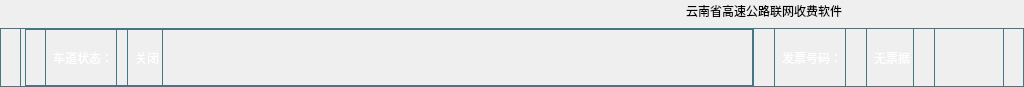
<?xml version="1.0" encoding="UTF-8"?>
<ui version="4.0">
 <class>FormMTCTitle</class>
 <widget class="QWidget" name="FormMTCTitle">
  <property name="geometry">
   <rect>
    <x>0</x>
    <y>0</y>
    <width>1024</width>
    <height>87</height>
   </rect>
  </property>
  <property name="windowTitle">
   <string>Form</string>
  </property>
  <property name="styleSheet">
   <string notr="true"/>
  </property>
  <layout class="QVBoxLayout" name="verticalLayout">
   <property name="spacing">
    <number>6</number>
   </property>
   <property name="margin">
    <number>0</number>
   </property>
   <item>
    <widget class="QWidget" name="FormTitleSta" native="true">
     <layout class="QHBoxLayout" name="horizontalLayout_4">
      <property name="margin">
       <number>2</number>
      </property>
      <item>
       <widget class="QLabel" name="lbTollStationName">
        <property name="text">
         <string/>
        </property>
        <property name="openExternalLinks">
         <bool>false</bool>
        </property>
       </widget>
      </item>
      <item>
       <widget class="QLabel" name="lbLaneNumber">
        <property name="font">
         <font>
          <family>Times New Roman</family>
          <pointsize>12</pointsize>
          <weight>50</weight>
          <italic>false</italic>
          <bold>false</bold>
         </font>
        </property>
        <property name="text">
         <string/>
        </property>
        <property name="alignment">
         <set>Qt::AlignBottom|Qt::AlignLeading|Qt::AlignLeft</set>
        </property>
       </widget>
      </item>
      <item>
       <widget class="QLabel" name="label_24">
        <property name="styleSheet">
         <string notr="true">font: bold 26pt &quot;微软雅黑&quot;;</string>
        </property>
        <property name="text">
         <string>云南省高速公路联网收费软件</string>
        </property>
       </widget>
      </item>
     </layout>
    </widget>
   </item>
   <item>
    <widget class="QWidget" name="FormTitleOper" native="true">
     <property name="autoFillBackground">
      <bool>false</bool>
     </property>
     <property name="styleSheet">
      <string notr="true">     background-color: qlineargradient(x1:0, y1:0, x2:0, y2:1,
                                       stop:0 #353B43, stop:1 #151A20);
     color: white;
     padding-left: 4px;
     border: 1px solid #447684;</string>
     </property>
     <property name="Type" stdset="0">
      <string>firstWidget</string>
     </property>
     <layout class="QHBoxLayout" name="horizontalLayout">
      <property name="spacing">
       <number>20</number>
      </property>
      <property name="leftMargin">
       <number>20</number>
      </property>
      <property name="topMargin">
       <number>0</number>
      </property>
      <property name="rightMargin">
       <number>20</number>
      </property>
      <property name="bottomMargin">
       <number>0</number>
      </property>
      <item>
       <widget class="QStackedWidget" name="stackedWidget">
        <property name="currentIndex">
         <number>1</number>
        </property>
        <widget class="QWidget" name="page_3">
         <layout class="QHBoxLayout" name="horizontalLayout_2">
          <property name="spacing">
           <number>0</number>
          </property>
          <property name="margin">
           <number>0</number>
          </property>
          <item>
           <widget class="QLabel" name="label_15">
            <property name="styleSheet">
             <string notr="true"/>
            </property>
            <property name="text">
             <string>操作员：</string>
            </property>
            <property name="alignment">
             <set>Qt::AlignRight|Qt::AlignTrailing|Qt::AlignVCenter</set>
            </property>
           </widget>
          </item>
          <item>
           <widget class="QLabel" name="lbOperator">
            <property name="text">
             <string/>
            </property>
            <property name="alignment">
             <set>Qt::AlignCenter</set>
            </property>
            <property name="styleType" stdset="0">
             <string>underline</string>
            </property>
           </widget>
          </item>
          <item>
           <widget class="QLabel" name="label_19">
            <property name="text">
             <string>上班时间：</string>
            </property>
            <property name="alignment">
             <set>Qt::AlignRight|Qt::AlignTrailing|Qt::AlignVCenter</set>
            </property>
           </widget>
          </item>
          <item>
           <widget class="QLabel" name="lbShiftTime">
            <property name="text">
             <string/>
            </property>
            <property name="alignment">
             <set>Qt::AlignCenter</set>
            </property>
            <property name="styleType" stdset="0">
             <string>underline</string>
            </property>
           </widget>
          </item>
          <item>
           <widget class="QLabel" name="label_17">
            <property name="text">
             <string>班次：</string>
            </property>
            <property name="alignment">
             <set>Qt::AlignRight|Qt::AlignTrailing|Qt::AlignVCenter</set>
            </property>
           </widget>
          </item>
          <item>
           <widget class="QLabel" name="lbWorkOrder">
            <property name="text">
             <string/>
            </property>
            <property name="alignment">
             <set>Qt::AlignCenter</set>
            </property>
            <property name="styleType" stdset="0">
             <string>underline</string>
            </property>
           </widget>
          </item>
          <item>
           <widget class="QLabel" name="label_2">
            <property name="text">
             <string>卡盒号:</string>
            </property>
           </widget>
          </item>
          <item>
           <widget class="QLabel" name="labCardBoxNum">
            <property name="text">
             <string/>
            </property>
           </widget>
          </item>
          <item>
           <widget class="QLabel" name="label_4">
            <property name="text">
             <string>卡数:</string>
            </property>
           </widget>
          </item>
          <item>
           <widget class="QLabel" name="labCardNum">
            <property name="text">
             <string/>
            </property>
           </widget>
          </item>
         </layout>
        </widget>
        <widget class="QWidget" name="page_4">
         <layout class="QHBoxLayout" name="horizontalLayout_3">
          <property name="spacing">
           <number>10</number>
          </property>
          <property name="leftMargin">
           <number>20</number>
          </property>
          <property name="topMargin">
           <number>0</number>
          </property>
          <property name="rightMargin">
           <number>20</number>
          </property>
          <property name="bottomMargin">
           <number>0</number>
          </property>
          <item>
           <widget class="QLabel" name="label">
            <property name="text">
             <string>车道状态：</string>
            </property>
           </widget>
          </item>
          <item>
           <widget class="QLabel" name="lbLaneStatus">
            <property name="text">
             <string>关闭</string>
            </property>
            <property name="styleType" stdset="0">
             <string>underline</string>
            </property>
           </widget>
          </item>
          <item>
           <spacer name="horizontalSpacer">
            <property name="orientation">
             <enum>Qt::Horizontal</enum>
            </property>
            <property name="sizeHint" stdset="0">
             <size>
              <width>611</width>
              <height>20</height>
             </size>
            </property>
           </spacer>
          </item>
         </layout>
        </widget>
       </widget>
      </item>
      <item>
       <widget class="QLabel" name="label_14">
        <property name="text">
         <string>发票号码：</string>
        </property>
       </widget>
      </item>
      <item>
       <widget class="QLabel" name="lbInvoiceNumber">
        <property name="text">
         <string>无票据</string>
        </property>
       </widget>
      </item>
      <item>
       <widget class="QLabel" name="lbTollByWt">
        <property name="minimumSize">
         <size>
          <width>70</width>
          <height>0</height>
         </size>
        </property>
        <property name="text">
         <string/>
        </property>
        <property name="alignment">
         <set>Qt::AlignCenter</set>
        </property>
        <property name="styleType" stdset="0">
         <string>underline</string>
        </property>
       </widget>
      </item>
     </layout>
    </widget>
   </item>
  </layout>
 </widget>
 <resources/>
 <connections/>
</ui>
